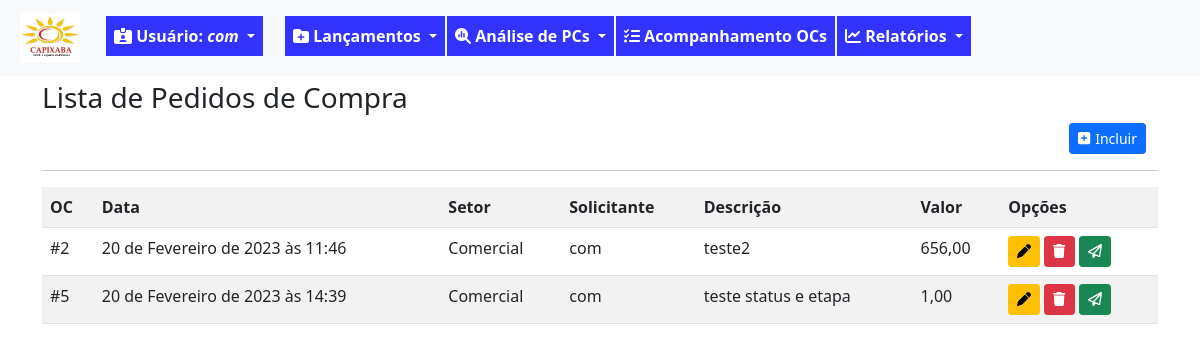
The app's page /pc/listar/ (signed in), older data.
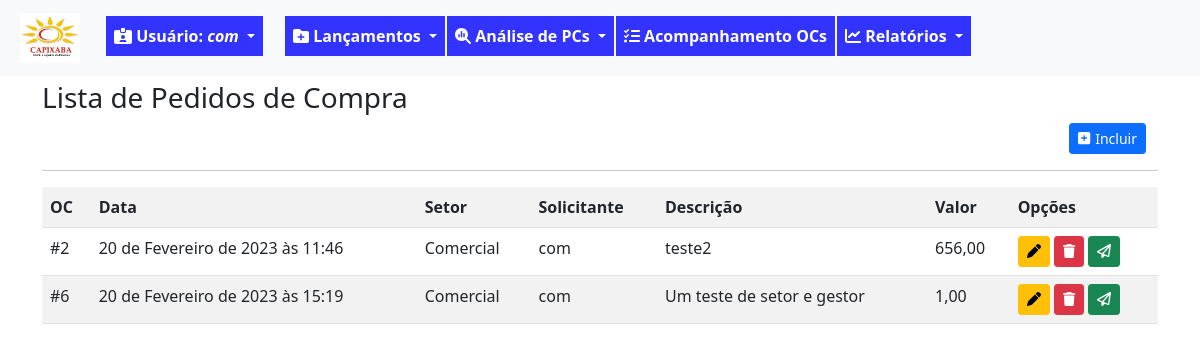
The same page, newer data.
### fluxo/models.py (models this page shows, shortened)
class PedidoCompra(models.Model):
    SOL = '1'
    APR = '2'
    FIS = '3'
    FIN = '4'
    FIM = '9'
    ETAPAS_CHOICES = [
        (SOL,'Solicitação'),
        (APR,'Aprovação'),
        (FIS,'Fiscal'),
        (FIN,'Financeiro'),
        (FIM,'Finalizada'),
    ]
    ABERTA = 'ABE'
    ANALISE = 'ANL'
    LIBERADA = 'LIB'
    NEGADA = 'NEG'
    CANCELADA = 'CAN'
    STATUS_CHOICES = [
        ('ABE','Aberta'),
        ('ANL','Análise'),
        ('LIB','Liberada'),
        ('NEG','Negada'),
        ('CAN','Cancelada'),
    ]
    data_solic = models.DateTimeField(verbose_name='Data da Solicitação', default=timezone.now)
    usuario_log = models.ForeignKey(User, on_delete=models.PROTECT, verbose_name='Usuário') #deixar este usuário, que herda do padrão django
    setor_oc = models.ForeignKey(Setor, on_delete=models.PROTECT, verbose_name='Setor')
    desc_solic = models.CharField(max_length=100, verbose_name='Descrição do pedido')
    motivo_solic = models.TextField(verbose_name='Motivo do pedido', max_length=1000, help_text='Escreva detalhes da solicitação')
    valor_solic = models.DecimalField(max_digits=9, decimal_places=2, verbose_name='Valor Solicitado')
    anexos = models.FileField(upload_to=anexar_em, blank=True, null=True)  # verificar melhor como se configura, inclusive a constante MEDDIA_ROOT
    data_aprov = models.DateTimeField(verbose_name='Aprovação Diretoria', blank=True, null=True)
    motivo_aprov = models.TextField(verbose_name='Motivo Aprovação', blank=True, max_length=1000, help_text='Escreva detalhes da devolutiva')
    valor_aprov = models.DecimalField(verbose_name='Valor Aprovado', max_digits=9, decimal_places=2, blank=True, null=True)
    data_fin = models.DateTimeField(verbose_name='Liberação Financeiro', blank=True, null=True)
    motivo_fin = models.TextField(verbose_name='Motivo Financeiro', max_length=1000, blank=True, help_text='Escreva detalhes da devolutiva')
    data_fis = models.DateTimeField(verbose_name='Liberação Fiscal', blank=True, null=True)
    motivo_fis = models.TextField(verbose_name='Motivo Fiscal', max_length=1000, blank=True, null=True, help_text='Escreva detalhes da devolutiva')
    etapa_oc = models.CharField(verbose_name='Etapa', choices=ETAPAS_CHOICES, max_length=50, default='1')
    status_oc = models.CharField(verbose_name='Status', choices=STATUS_CHOICES, max_length=50, default='ABE')
    data_fim_oc = models.DateTimeField(verbose_name='Data Encerramento', null=True, blank=True)
    """ atriui a uma variável o nome da classe. Isso pode ser usado em um template para identificar a
    classe que está chamando o formulário e condicionar as ações"""

class Setor(models.Model):
    setor_desc = models.CharField(verbose_name='Setor', max_length=100, unique=True)
    gestor_setor = models.ForeignKey(User, on_delete=models.PROTECT, verbose_name='Gestor', blank=True, null=True)
    def __str__(self):
        return self.setor_desc

### fluxo/views.py (the view)
# urls.py: path('pc/listar/', PCList.as_view(), name='lista-pc'),
class PCList(GroupRequiredMixin, LoginRequiredMixin,ListView):
    login_url = reverse_lazy('login')
    group_required = u'Solicitante'
    model = PedidoCompra
    template_name = 'fluxo/listas/lista-pc.html'
    def get_queryset(self):
        self.object_list = PedidoCompra.objects.filter(usuario_log=self.request.user).filter(status_oc='ABE')
        return self.object_list

### fluxo/templates/fluxo/listas/lista-pc.html (shortened to what this page needs)
{% extends 'paginas/base.html' %}
{% load static %}
{% block conteudo %}
<h3 style="margin-top: 5px;">Lista de Pedidos de Compra</h3>
<div class="container container-dir">
    <a href="{% url 'cad-pc' %}" class="btn btn-primary btn-sm" title="Incluir novo pedido">
        <i style="margin-right: 5px" class="fa-solid fa-square-plus"></i>Incluir</a>
</div>
<hr>
<div class="table-responsive">
    <table class="table table-striped">
        <tr>
            <th>OC</th>
            <th>Data</th>
            <th>Setor</th>
            <th>Solicitante</th>
            <th>Descrição</th>
            <th>Valor</th>
            <th>Opções</th>
        </tr>
        {% for pc in object_list %}
        <tr>
            <td>#{{ pc.pk }}</td>
            <td>{{ pc.data_solic }}</td>
            <td>{{ pc.setor_oc }}</td>
            <td>{{ pc.usuario_log }}</td>
            <td>{{ pc.desc_solic }}</td>
            <td>{{ pc.valor_solic }}</td>
            <td>
                <a href="{% url 'alter-pc' pc.pk %}" class="btn btn-warning btn-sm" title="Alterar Pedido de compra"><i class="fa-solid fa-pen"></i></a>
                <a href=" {% url 'excl-pc' pc.pk %} " class="btn btn-danger btn-sm" title="Excluir Pedido de compra"><i class="fa-solid fa-trash"></i></a>
                <a href="  " class="btn btn-success btn-sm" title="Enviar para análise"><i class="fa-regular fa-paper-plane"></i></a>
            </td>
        </tr>
        {% empty %}
        <tr>
            <td colspan="7">Pedido de Compra não encontrado.</td>
        </tr>
        {% endfor%}
    </table>
</div>
{% endblock conteudo %}

Row changes from the older to the newer data that the page shows:
no longer on this page (row edited): PedidoCompra: pk "5", data_solic "20 de Fevereiro de 2023 às 14:39", setor_oc "Comercial", usuario_log "com", desc_solic "teste status e etapa", valor_solic "1,00"
added PedidoCompra: pk "6", data_solic "20 de Fevereiro de 2023 às 15:19", setor_oc "Comercial", usuario_log "com", desc_solic "Um teste de setor e gestor", valor_solic "1,00"
